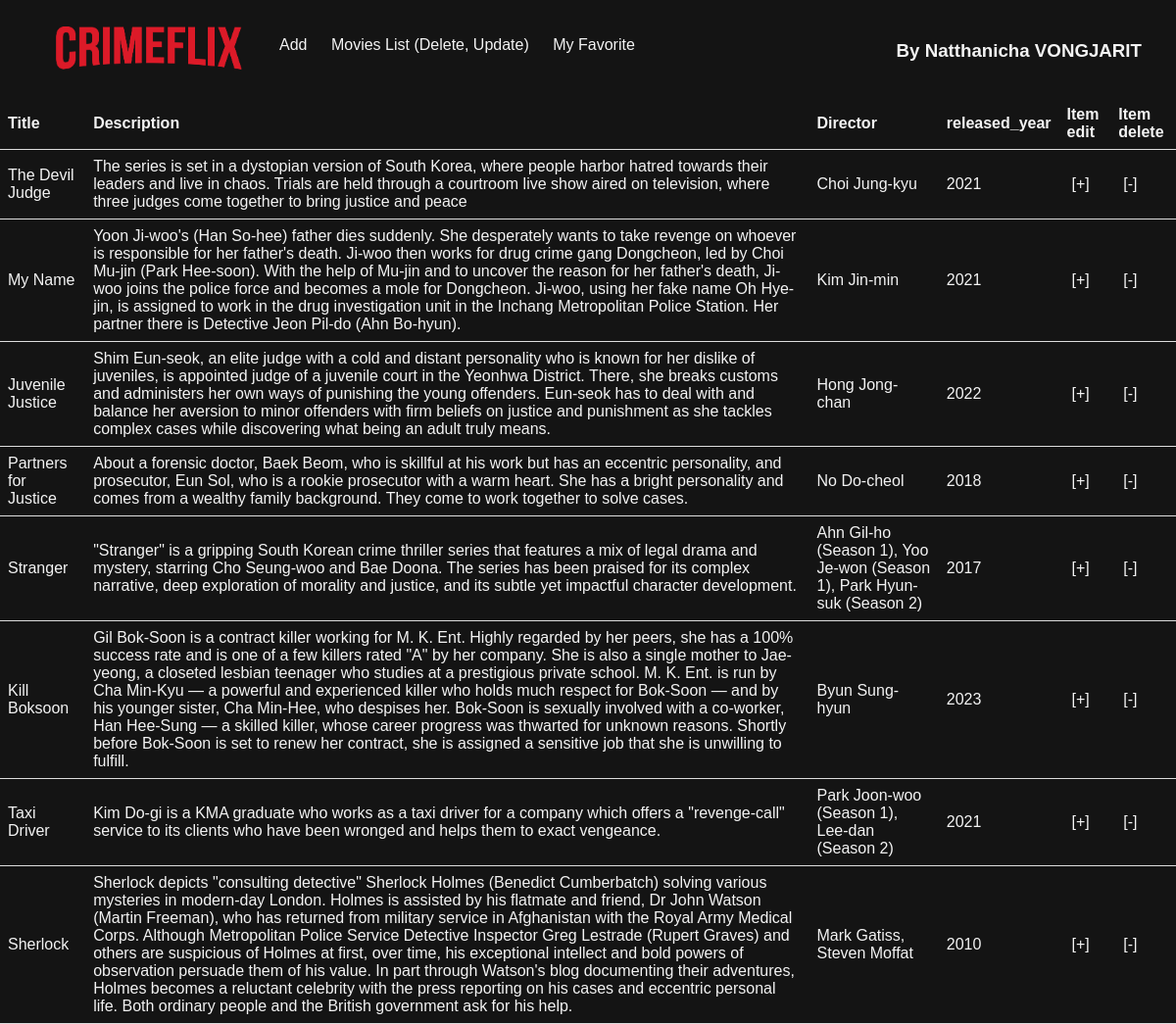
Screenshot of /movie_list.php with the database file from the repository.
### tables this page shows
CREATE TABLE `movie` (
  `id` int(11) NOT NULL,
  `title` varchar(255) NOT NULL,
  `description` text DEFAULT NULL,
  `director` varchar(255) DEFAULT NULL,
  `released_year` int(11) DEFAULT NULL
);

### movie.php (called while the page is built, shortened)
<?php
class Movie
{
    public static function getAllMovie()
    {
        $query = "SELECT * FROM movie";
        $con = Connection::getConnection();
        $stmt = $con->prepare($query);
        $stmt->execute();
        return $stmt->fetchAll();
    }
}
?>

### movie_list.php (the view, shortened to what this page needs)
<?php
require_once 'movie.php';
?>
<html>
    <head>
    <link rel="stylesheet" href="styles.css">
    </head>
    <body>
    <header>
        <div class="netflixLogo">
        <a id="logo" href="#home"><img src="logo.png" alt="Logo Image"></a>
        </div>
        <div class="top">
            <a href="index.php" class="top">Add</a>
            <a href="movie_list.php" class="top">Movies List (Delete, Update)</a>
            <a href="display.php" class="top">My Favorite</a>
        </div>
        <h3 class="name">By Natthanicha VONGJARIT</h3>
    </header>
        <table class="movie_list">
            <tr>
                <th>Title</th>
                <th>Description</th>
                <th>Director</th>
                <th>released_year</th>
                <th>Item edit</th>
                <th>Item delete</th>
            </tr>
            <?php
                $allMovie = Movie::getAllMovie();
                foreach ($allMovie as $movie) {
                    echo '<tr>';
                    echo '<td>'.$movie['title'].'</td>';
                    echo '<td>';
                    echo $movie['description'];
                    echo '</td>';
                    echo '<td>'.$movie['director'].'</td>';
                    echo '<td>'.$movie['released_year'].'</td>';
                    echo '<td>';
                    echo '<a href="update.php?id='.$movie['id'].'">[+]</a>';
                    echo'</td>';
                    echo '<td>';
                    echo '<a href="delete_action.php?id='.$movie['id'].'">[-]</a>';
                    echo '</td>';
                    echo '</tr>';
                }
            ?>
        </table>
    </body>
</html>

### styles.css (style rules this page uses)
:root { --primary: #141414; --light: #F3F3F3; --dark: #686868; }
html, body { width: 100vw; min-height: 100vh; margin: 0; padding: 50px 0px 0px 0px; background-color: var(--primary); color: var(--light); font-family: Arial, Helvetica, sans-serif; box-sizing: border-box; line-height: 1.4; }
header { padding: 20px 20px 0 20px; position: fixed; top: 0; display: grid; grid-gap:5px; grid-template-columns: 1fr 4fr 1fr; grid-template-areas: "nt mn mn sb . . . "; background-color: var(--primary); color: var(--light); width: 100%; margin-bottom: 0px; }
.netflixLogo { grid-area: nt; object-fit: cover; width: 200px; max-height: 100%; padding-left: 30px; padding-top: 0px; }
.netflixLogo img { height: 60px; }
#logo { color: #E50914; margin: 0; padding: 0; }
.name { grid-area: sb; padding: 0 40px 0 40px; }
a { color: var(--light); text-decoration: none; margin: 5px; }

### movie_list.php (style rules this page uses)
a { color: inherit; text-decoration: none; margin: 5px; }
.top { margin-top: 15px; margin-left: 15px }
table { border-collapse: collapse; width: 100%; }
th, td { padding: 8px; text-align: left; border-bottom: 1px solid #ddd; }

### rows the page displays
movie: title "The Devil Judge", description "The series is set in a dystopian version of South Korea, where people harbor hatred towards their leaders and live in chaos. Trials are held through a courtroom live show aired on television, where three judges come together to bring justice and peace", director "Choi Jung-kyu", released_year "2021"
movie: title "My Name", description "Yoon Ji-woo's (Han So-hee) father dies suddenly. She desperately wants to take revenge on whoever is responsible for her father's death. Ji-woo then works for drug crime gang Dongcheon, led by Choi Mu-jin (Park Hee-soon). With the help of Mu-jin and to uncover the reason for her father's death, Ji-woo joins the police force and becomes a mole for Dongcheon. Ji-woo, using her fake name Oh Hye-jin, is assigned to work in the drug investigation unit in the Inchang Metropolitan Police Station. Her partner there is Detective Jeon Pil-do (Ahn Bo-hyun).", director "Kim Jin-min", released_year "2021"
movie: title "Juvenile Justice", description "Shim Eun-seok, an elite judge with a cold and distant personality who is known for her dislike of juveniles, is appointed judge of a juvenile court in the Yeonhwa District. There, she breaks customs and administers her own ways of punishing the young offenders. Eun-seok has to deal with and balance her aversion to minor offenders with firm beliefs on justice and punishment as she tackles complex cases while discovering what being an adult truly means.", director "Hong Jong-chan", released_year "2022"
movie: title "Partners for Justice", description "About a forensic doctor, Baek Beom, who is skillful at his work but has an eccentric personality, and prosecutor, Eun Sol, who is a rookie prosecutor with a warm heart. She has a bright personality and comes from a wealthy family background. They come to work together to solve cases.", director "No Do-cheol", released_year "2018"
movie: title "Stranger", description "\"Stranger\" is a gripping South Korean crime thriller series that features a mix of legal drama and mystery, starring Cho Seung-woo and Bae Doona. The series has been praised for its complex narrative, deep exploration of morality and justice, and its subtle yet impactful character development.", director "Ahn Gil-ho (Season 1), Yoo Je-won (Season 1), Park Hyun-suk (Season 2)", released_year "2017"
movie: title "Kill Boksoon", description "Gil Bok-Soon is a contract killer working for M. K. Ent. Highly regarded by her peers, she has a 100% success rate and is one of a few killers rated \"A\" by her company. She is also a single mother to Jae-yeong, a closeted lesbian teenager who studies at a prestigious private school. M. K. Ent. is run by Cha Min-Kyu — a powerful and experienced killer who holds much respect for Bok-Soon — and by his younger sister, Cha Min-Hee, who despises her. Bok-Soon is sexually involved with a co-worker, Han Hee-Sung — a skilled killer, whose career progress was thwarted for unknown reasons. Shortly before Bok-Soon is set to renew her contract, she is assigned a sensitive job that she is unwilling to…", director "Byun Sung-hyun", released_year "2023"
movie: title "Taxi Driver", description "Kim Do-gi is a KMA graduate who works as a taxi driver for a company which offers a \"revenge-call\" service to its clients who have been wronged and helps them to exact vengeance.", director "Park Joon-woo (Season 1), Lee-dan (Season 2)", released_year "2021"
movie: title "Sherlock", description "Sherlock depicts \"consulting detective\" Sherlock Holmes (Benedict Cumberbatch) solving various mysteries in modern-day London. Holmes is assisted by his flatmate and friend, Dr John Watson (Martin Freeman), who has returned from military service in Afghanistan with the Royal Army Medical Corps. Although Metropolitan Police Service Detective Inspector Greg Lestrade (Rupert Graves) and others are suspicious of Holmes at first, over time, his exceptional intellect and bold powers of observation persuade them of his value. In part through Watson's blog documenting their adventures, Holmes becomes a reluctant celebrity with the press reporting on his cases and eccentric personal life. Both…", director "Mark Gatiss, Steven Moffat", released_year "2010"
